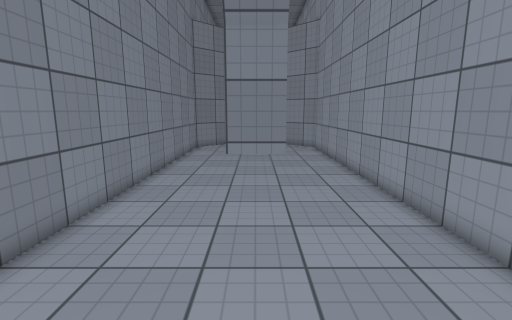
View 1 (above)

13 first-person views from a walk through a Unity game level. The camera is 1.5 m above the floor, tilts 10° down and sees 85° across. The floor is counted in squares, 0.5 m on a side. Each view is taken from the middle of a square. On the plan, view 1 faces up. The plan holds only what a view shows up to about 20 squares ahead; the rest is blank. The place goes on beyond the plan. The player is left out. Surface patterns are stand-ins for the level's own textures.

View 2
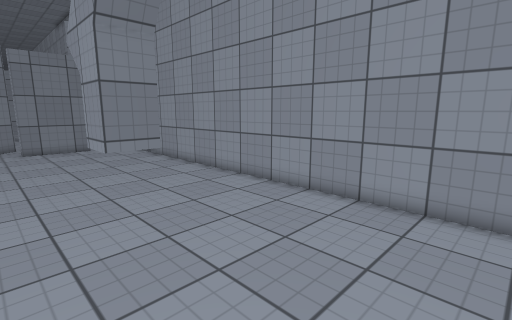

View 3
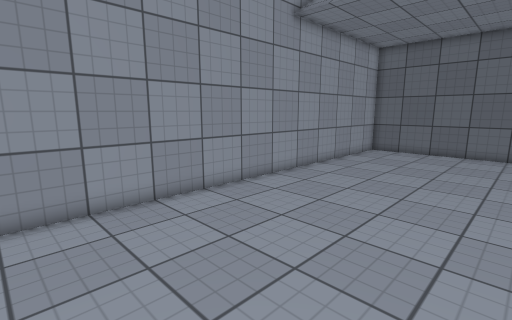

View 4
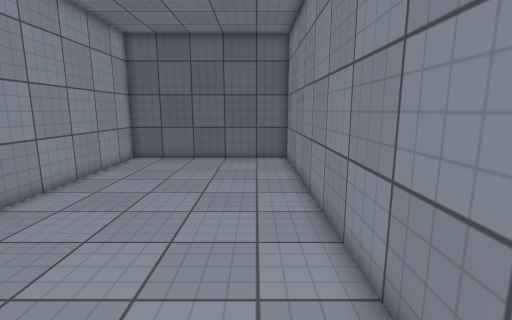

View 5
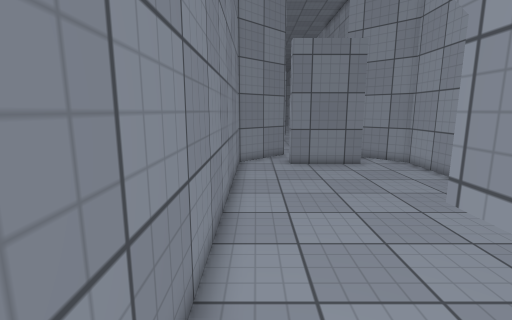

View 6
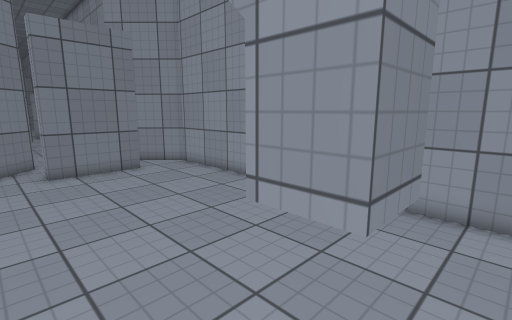

View 7
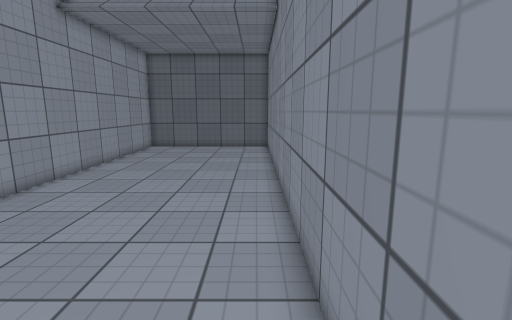

View 8
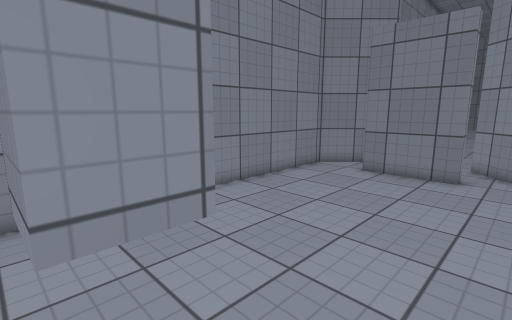

View 9
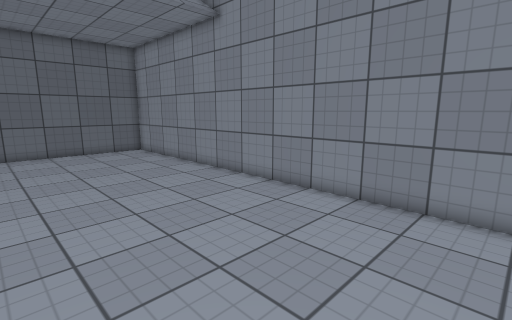

View 10
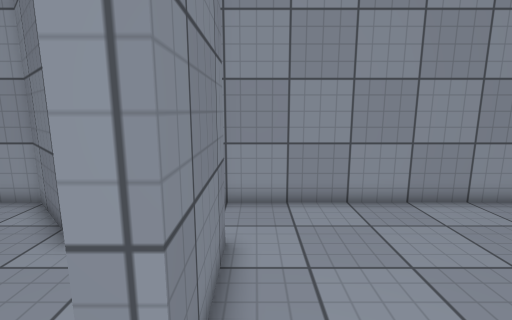

View 11
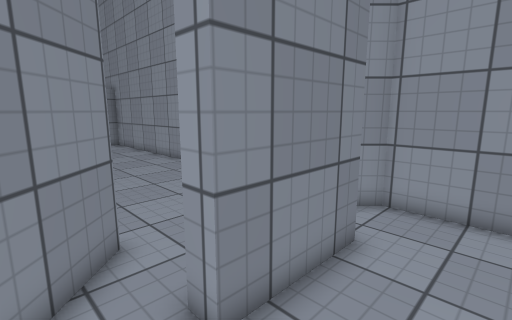

View 12
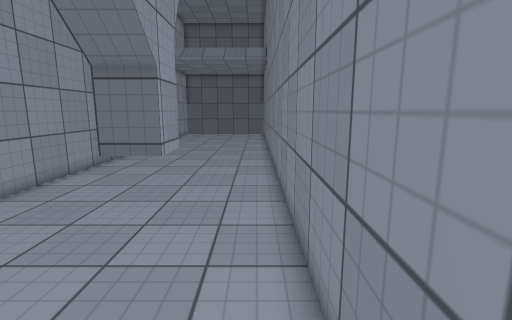

View 13
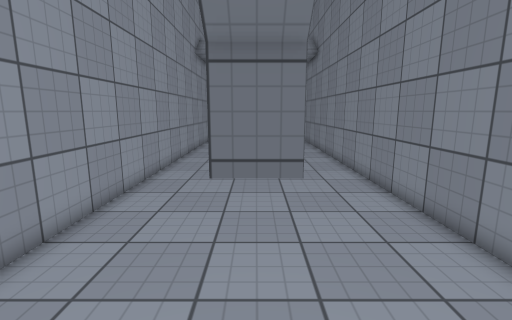

### Floor plan
Key: @ floor where view 1 was taken; # wall or solid block; . floor; T thing the floor can be seen under or through.
Columns run from 5 left of view 1 to 5 right of it. Each row starts with its distance up from view 1.
 27    .....#
 26   #....##
 25  ##.....##
 24 ##..   ..##
 23 #..####...#
 22 #.........#
 21 #.........#
 20 #.........#
 19 #.........#
 18 #.........#
 17 #.........#
 16 #.........#
 15 #.........#
 14 #.........#
 13 #.........#
 12 #.........#
 11 #...TTT...#
 10 #...T T...#
  9 #...TTT...#
  8 #.........#
  7 #.........#
  6 #.........#
  5 #.........#
  4 #.........#
  3 #.........#
  2 #.........#
  1 #.........#
  0 #....@....#
 -1 #.........#
 -2 #.........#
 -3 #.........#
 -4 #.........#
 -5 #.........#
 -6 #.........#
 -7 #.........#
 -8 #.........#
 -9 #.........#
-10 #.........#
-11 #.........#
-12 #.........#
-13 #.........#
-14 #.........#
-15 #.........#
-16 #.........#
-17 ###########

Where each view was taken, in squares from view 1:
view 1: 0 up, 0 right, facing up
view 2: 1 down, 4 left, facing up-right
view 3: 5 up, 4 left, facing down-right
view 4: 1 up, 3 left, facing down
view 5: 7 up, 4 left, facing up
view 6: 8 up, 4 left, facing up-right
view 7: 7 up, 4 left, facing down
view 8: 9 up, 4 right, facing up-left
view 9: 5 up, 4 right, facing down-left
view 10: 22 up, 4 left, facing right
view 11: 20 up, 4 left, facing up-right
view 12: 20 up, 4 left, facing down
view 13: 17 up, 0 right, facing down
